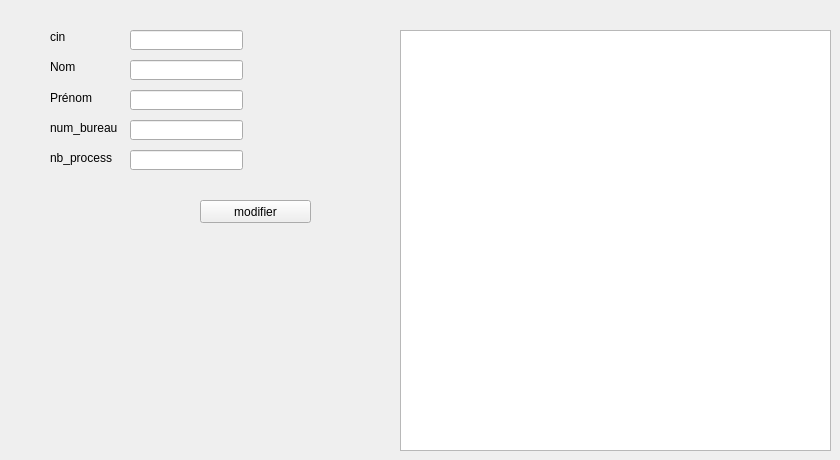
      <widget class="QWidget" name="tab_17">
       <attribute name="title">
        <string>mise a jour</string>
       </attribute>
       <widget class="QLineEdit" name="le_cin_2">
        <property name="geometry">
         <rect>
          <x>130</x>
          <y>30</y>
          <width>113</width>
          <height>20</height>
         </rect>
        </property>
       </widget>
       <widget class="QLabel" name="label_33">
        <property name="geometry">
         <rect>
          <x>50</x>
          <y>120</y>
          <width>71</width>
          <height>16</height>
         </rect>
        </property>
        <property name="text">
         <string>num_bureau</string>
        </property>
       </widget>
       <widget class="QLineEdit" name="le_num_2">
        <property name="geometry">
         <rect>
          <x>130</x>
          <y>120</y>
          <width>113</width>
          <height>20</height>
         </rect>
        </property>
       </widget>
       <widget class="QLineEdit" name="le_nom_2">
        <property name="geometry">
         <rect>
          <x>130</x>
          <y>60</y>
          <width>113</width>
          <height>20</height>
         </rect>
        </property>
       </widget>
       <widget class="QLabel" name="label_34">
        <property name="geometry">
         <rect>
          <x>50</x>
          <y>90</y>
          <width>47</width>
          <height>16</height>
         </rect>
        </property>
        <property name="text">
         <string>Prénom</string>
        </property>
       </widget>
       <widget class="QLineEdit" name="le_prenom_2">
        <property name="geometry">
         <rect>
          <x>130</x>
          <y>90</y>
          <width>113</width>
          <height>20</height>
         </rect>
        </property>
       </widget>
       <widget class="QLabel" name="label_35">
        <property name="geometry">
         <rect>
          <x>50</x>
          <y>60</y>
          <width>47</width>
          <height>13</height>
         </rect>
        </property>
        <property name="text">
         <string>Nom</string>
        </property>
       </widget>
       <widget class="QLabel" name="label_36">
        <property name="geometry">
         <rect>
          <x>50</x>
          <y>30</y>
          <width>47</width>
          <height>13</height>
         </rect>
        </property>
        <property name="text">
         <string>cin</string>
        </property>
       </widget>
       <widget class="QPushButton" name="yas_modifer">
        <property name="geometry">
         <rect>
          <x>200</x>
          <y>200</y>
          <width>111</width>
          <height>23</height>
         </rect>
        </property>
        <property name="text">
         <string>modifier</string>
        </property>
       </widget>
       <widget class="QLineEdit" name="le_nb2">
        <property name="geometry">
         <rect>
          <x>130</x>
          <y>150</y>
          <width>113</width>
          <height>20</height>
         </rect>
        </property>
        <property name="text">
         <string/>
        </property>
       </widget>
       <widget class="QLabel" name="label_37">
        <property name="geometry">
         <rect>
          <x>50</x>
          <y>150</y>
          <width>71</width>
          <height>16</height>
         </rect>
        </property>
        <property name="text">
         <string>nb_process</string>
        </property>
       </widget>
       <widget class="QTableView" name="tab_juge2">
        <property name="geometry">
         <rect>
          <x>400</x>
          <y>30</y>
          <width>431</width>
          <height>421</height>
         </rect>
        </property>
       </widget>
      </widget>
